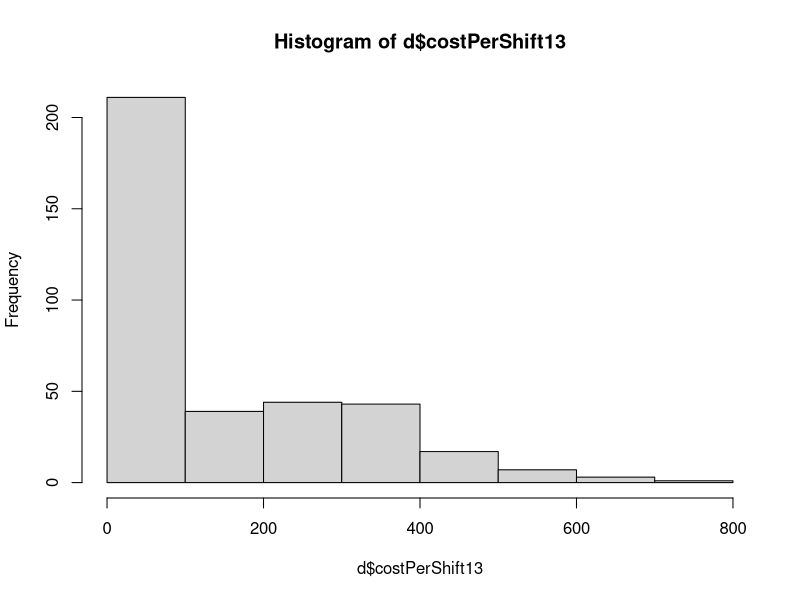
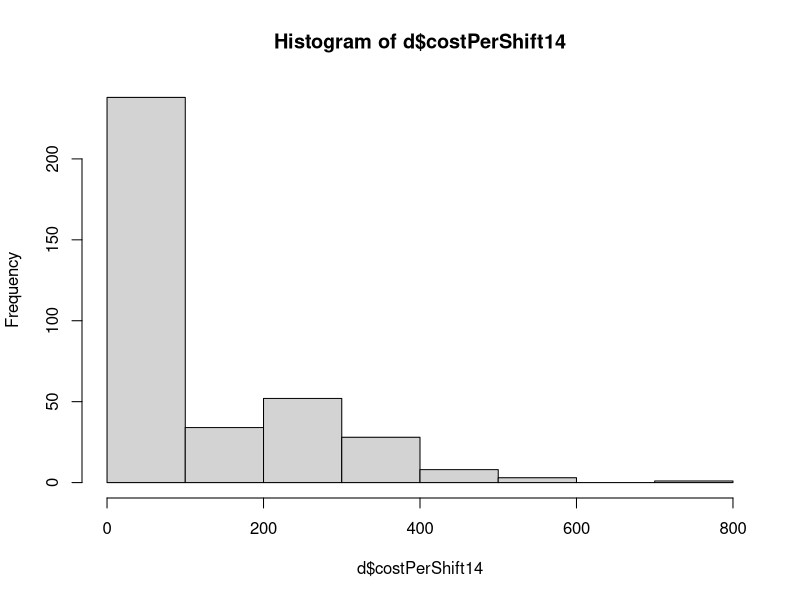
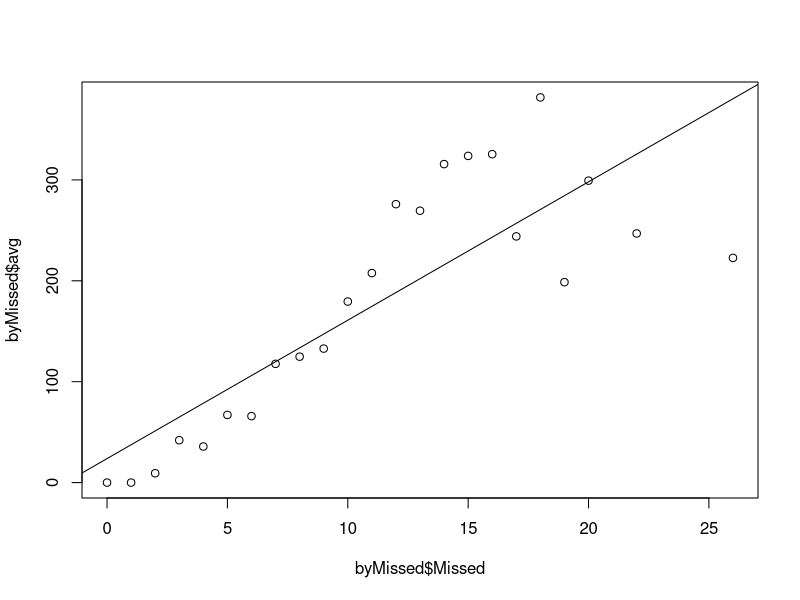
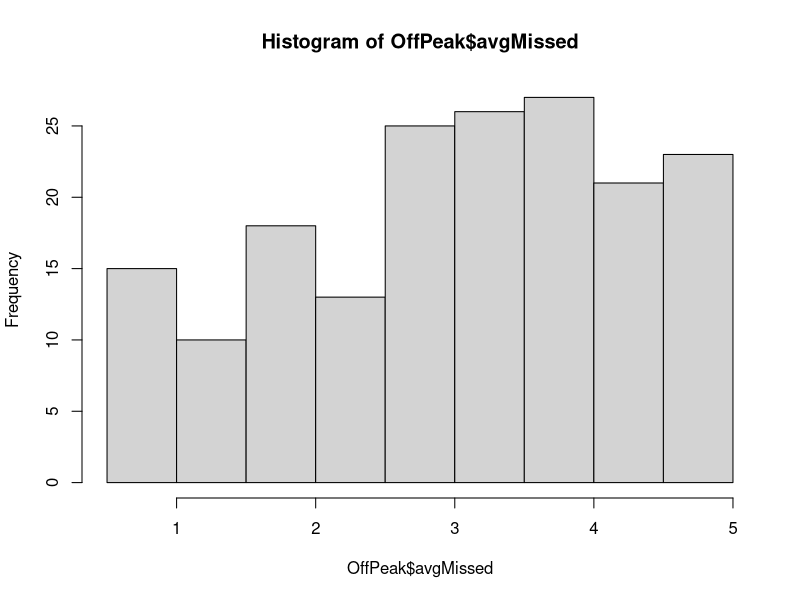
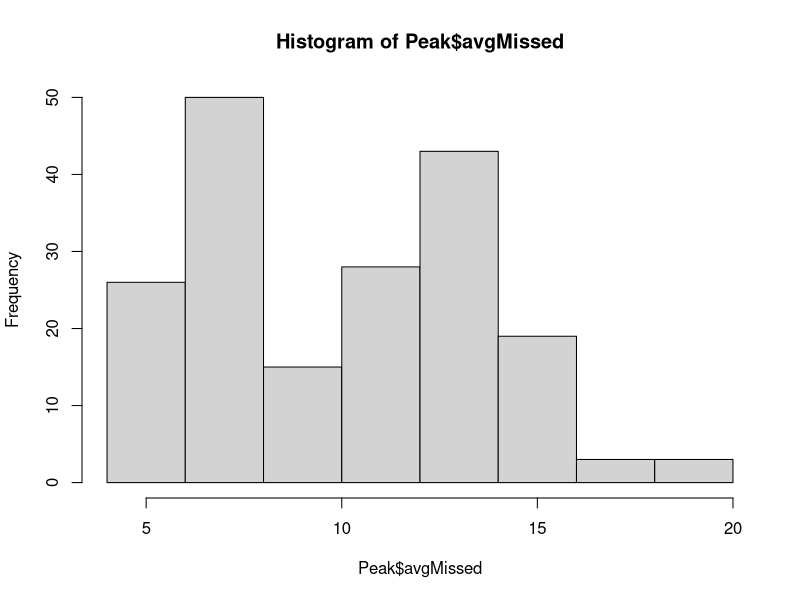

The R source for these figures, in order:
library(dplyr)
library(truncnorm)


setwd("C:/Users/dhadley/Documents/GitHub/workNotebook/")
allData <- read.csv("./FirefightersVacation.csv")


# FY15 is not complete, so I will drop that
d <- allData %>%
  select(-FY15Missed, -FY15Cost) %>%
  mutate(date = as.Date(Day, format="%m/%d/%Y"))

d[is.na(d)] <- 0

d$costPerShift13 <- ifelse(d$FY13Cost == 0, 0, d$FY13Cost / d$FY13Missed)
d$costPerShift14 <- ifelse(d$FY14Cost == 0, 0, d$FY14Cost / d$FY14Missed)

hist(d$costPerShift13)
hist(d$costPerShift14)

# Most time we are not paying much overtime for missed shifts ^^^


#### This first section is to model the average OT cost per shift given how many shifts must be filled ####
# The problem, of course, is that there are other factors
# like sick shifts that come into play

# First combine the data to get averages and start the model
Thirteen <- d %>%
  select(FY13Missed, Day, costPerShift13) %>%
  rename(Missed = FY13Missed, cost = costPerShift13)

Fourteen <- d %>%
  select(FY14Missed, Day, costPerShift14) %>%
  rename(Missed = FY14Missed, cost = costPerShift14)

CostPerShift <- union(Thirteen, Fourteen)
rm(Thirteen, Fourteen)


# simple regression model to see what an average number of missed shifts will cost
byMissed <- CostPerShift %>%
  group_by(Missed) %>%
  summarise(avg = mean(cost),
            min = min(cost),
            max = max(cost),
            stDev = sd(cost))

byMissed[1,] <- 0

reg1 <- lm(byMissed$avg~byMissed$Missed)
plot(byMissed$avg~byMissed$Missed)
abline(reg1)

byMissed$Predicted <- predict(reg1)


## new is the key for predicting cost per shift
x <- byMissed$Missed
y <- x + byMissed$avg
predict(lm(y ~ x))
new <- data.frame(x = seq(0,27))
reg2 <- predict(lm(y ~ x), new, se.fit = TRUE)

new$CostPerMissed <- reg2$fit
names(new)[1] <- "Missed"




# Now we will go back to d and try to model a year of shifting shifts
d <- mutate(d, avgMissed = (FY13Missed + FY14Missed)/2)

d$OffPeak <- ifelse(d$avgMissed > 5, "No", "Yes")



### A simulation of Off Peak
# First see what the actual dist looks like
OffPeak <- d %>%
  filter(OffPeak == "Yes")

summary(OffPeak$avgMissed)
sd(OffPeak$avgMissed)
hist(OffPeak$avgMissed)


### A simulation of Peak
# First see what the actual dist looks like
Peak <- d %>%
  filter(OffPeak == "No")

summary(Peak$avgMissed)
sd(Peak$avgMissed)
hist(Peak$avgMissed)

# Now simulate it
RegularYearSim <- function(nsims){
  for (i in 1:nsims) {
    OffPeakSim <- rtruncnorm(n=178, a=0.5, b=5, m=3.25, sd=1.25) 
    # I round so that I can combine with averages later
    OffPeakSim <- round(OffPeakSim)
    
    PeakSim <- rtruncnorm(n=187, a=5, b=20, m=10.25, sd=3.5) 
    # I round so that I can combine with averages later
    PeakSim <- round(PeakSim)
    
    
    OffPeakSim <- OffPeakSim  %>% as.data.frame() 
    PeakSim <- PeakSim  %>% as.data.frame() 
    
    OneYear <- rbind(OffPeakSim, PeakSim)
    names(OneYear)[1] <- "Missed"
    
    OneYearFinal <- merge(OneYear, new)
    OneYearFinal$TotalCost <- OneYearFinal$Missed * OneYearFinal$CostPerMissed
    i = sum(OneYearFinal$TotalCost)
    print(i)
  }
}


ShiftedYearSim <- function(nsims, avgPeak, avgOffPeak){
  for (i in 1:nsims) {
    OffPeakSim <- rtruncnorm(n=178, a=0.5, b=5, m=avgOffPeak, sd=1.25) 
    # I round so that I can combine with averages later
    OffPeakSim <- round(OffPeakSim)
    
    PeakSim <- rtruncnorm(n=187, a=5, b=20, m=avgPeak, sd=3.5) 
    # I round so that I can combine with averages later
    PeakSim <- round(PeakSim)
    
    
    OffPeakSim <- OffPeakSim  %>% as.data.frame() 
    PeakSim <- PeakSim  %>% as.data.frame() 
    
    OneYear <- rbind(OffPeakSim, PeakSim)
    names(OneYear)[1] <- "Missed"
    
    OneYearFinal <- merge(OneYear, new)
    OneYearFinal$TotalCost <- OneYearFinal$Missed * OneYearFinal$CostPerMissed
    i = sum(OneYearFinal$TotalCost)
    print(i)
  }
}
